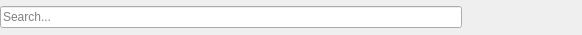
<?xml version="1.0" encoding="UTF-8"?>
<ui version="4.0">
<!--
    SPDX-FileCopyrightText: 2017, 2024 Friedrich W. H. Kossebau <kossebau@kde.org>
    SPDX-License-Identifier: GPL-2.0-or-later
-->
 <class>KHC::PageSearchBar</class>
 <widget class="QWidget" name="KHC::PageSearchBar">
  <property name="geometry">
   <rect>
    <x>0</x>
    <y>0</y>
    <width>582</width>
    <height>35</height>
   </rect>
  </property>
  <property name="sizePolicy">
   <sizepolicy hsizetype="Preferred" vsizetype="Maximum">
    <horstretch>0</horstretch>
    <verstretch>0</verstretch>
   </sizepolicy>
  </property>
  <layout class="QHBoxLayout">
   <property name="leftMargin">
    <number>0</number>
   </property>
   <property name="topMargin">
    <number>0</number>
   </property>
   <property name="rightMargin">
    <number>0</number>
   </property>
   <property name="bottomMargin">
    <number>0</number>
   </property>
   <item>
    <widget class="QLineEdit" name="searchTextEdit">
     <property name="clearButtonEnabled">
      <bool>true</bool>
     </property>
     <property name="placeholderText">
      <string comment="@info:placeholder">Search...</string>
     </property>
    </widget>
   </item>
   <item>
    <widget class="QToolButton" name="nextButton">
     <property name="toolTip">
      <string>Jump to next match</string>
     </property>
     <property name="icon">
      <iconset theme="go-down-search"/>
     </property>
     <property name="autoRaise">
      <bool>true</bool>
     </property>
    </widget>
   </item>
   <item>
    <widget class="QToolButton" name="previousButton">
     <property name="toolTip">
      <string>Jump to previous match</string>
     </property>
     <property name="icon">
      <iconset theme="go-up-search"/>
     </property>
     <property name="autoRaise">
      <bool>true</bool>
     </property>
    </widget>
   </item>
   <item>
    <widget class="QToolButton" name="matchCaseCheckButton">
     <property name="toolTip">
      <string>Match case sensitive</string>
     </property>
     <property name="icon">
      <iconset theme="format-text-superscript"/>
     </property>
     <property name="checkable">
      <bool>true</bool>
     </property>
     <property name="autoRaise">
      <bool>true</bool>
     </property>
    </widget>
   </item>
   <item>
    <widget class="QToolButton" name="hideButton">
     <property name="icon">
      <iconset theme="dialog-close"/>
     </property>
     <property name="autoRaise">
      <bool>true</bool>
     </property>
    </widget>
   </item>
  </layout>
 </widget>
 <resources/>
 <connections/>
</ui>
